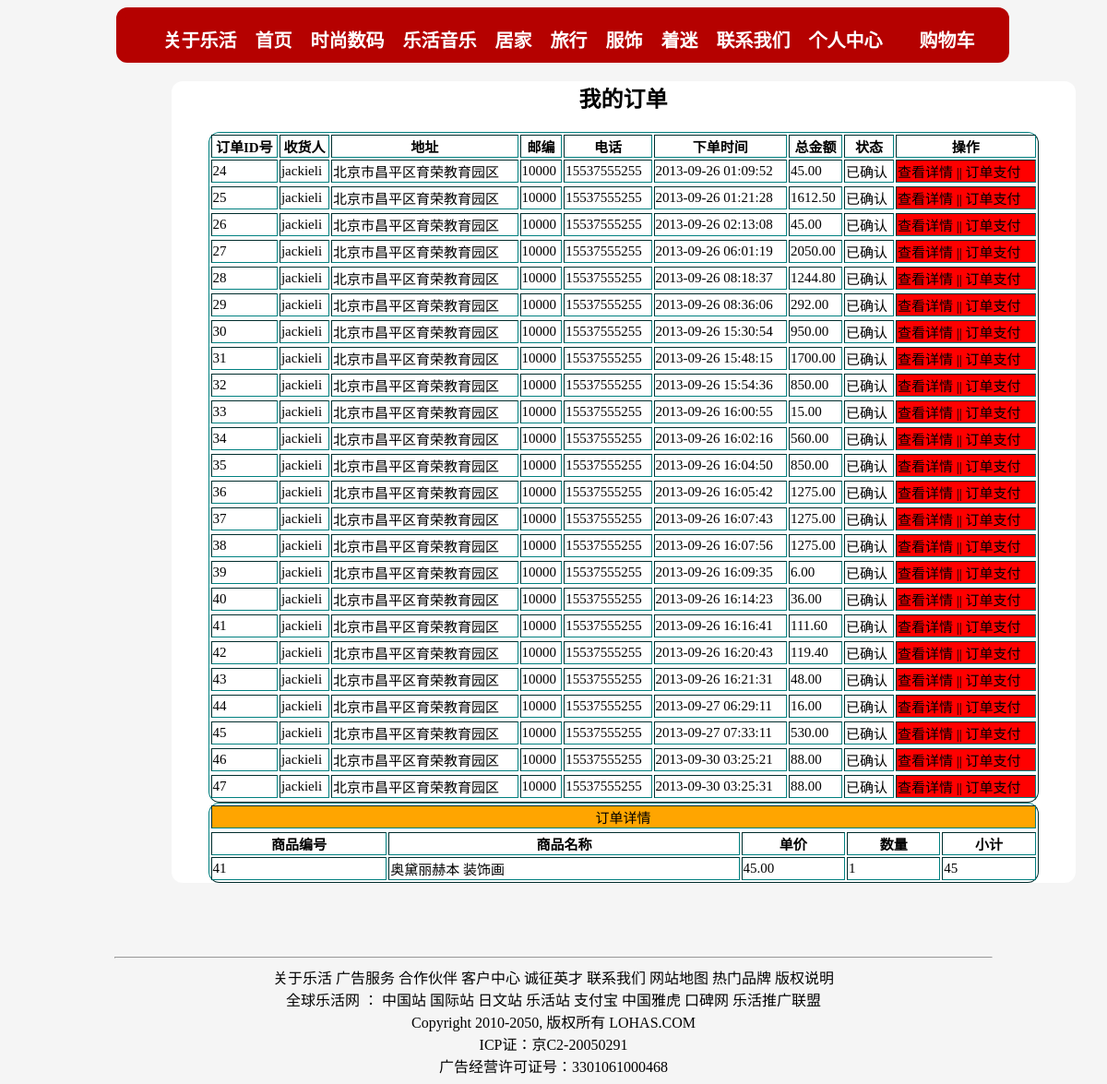
The app's page /home/showordercenter.php?p=24 (signed in) with its own data.
### tables this page shows
CREATE TABLE `orders` (
  `id` int(11) NOT NULL auto_increment,
  `uid` int(11) default NULL,
  `linkman` varchar(32) default NULL,
  `address` varchar(255) default NULL,
  `code` char(6) default NULL,
  `phone` varchar(16) default NULL,
  `addtime` int(11) default NULL,
  `total` double(8,2) default NULL,
  `status` tinyint(4) default NULL,
  PRIMARY KEY  (`id`)
);

CREATE TABLE `detail` (
  `id` int(11) NOT NULL auto_increment,
  `orderid` int(11) default NULL,
  `goodsid` int(11) default NULL,
  `name` varchar(32) default NULL,
  `price` double(6,2) default NULL,
  `num` int(11) default NULL,
  PRIMARY KEY  (`id`)
);

### home/showordercenter.php (the view, shortened to what this page needs)
<html>
	<head>
	</head>
	<body bgcolor='whitesmoke'>
		<div style="width:80%;height:40px;background-color:#B50100;border:10px solid #b50100;margin-left:10%;border-radius:12px 12px 12px 12px;">
			<ul>
				<li style='float:left;'><a href=""><span style='font-size:20px;font-weight:bolder;line-height:20px;color:white;'>关于乐活</span></a></li>
				<li style='float:left;margin-left:20px;'><a href="index.php"><span style='font-size:20px;font-weight:bolder;line-height:20px;color:white;'>首页</span></a></li>
				<li style='float:left;margin-left:20px;'><a href=""><span style='font-size:20px;font-weight:bolder;line-height:20px;color:white;'>时尚数码</span></a></li>
				<li style='float:left;margin-left:20px;'><a href=""><span style='font-size:20px;font-weight:bolder;line-height:20px;color:white;'>乐活音乐</span></a></li>
				<li style='float:left;margin-left:20px;'><a href=""><span style='font-size:20px;font-weight:bolder;line-height:20px;color:white;'>居家</span></a></li>
				<li style='float:left;margin-left:20px;'><a href="lvlist.php"><span style='font-size:20px;font-weight:bolder;line-height:20px;color:white;'>旅行</span></a></li>
				<li style='float:left;margin-left:20px;'><a href=""><span style='font-size:20px;font-weight:bolder;line-height:20px;color:white;'>服饰</span></a></li>
				<li style='float:left;margin-left:20px;'><a href="list.php"><span style='font-size:20px;font-weight:bolder;line-height:20px;color:white;'>着迷</span></a></li>
				<li style='float:left;margin-left:20px;'><a href=""><span style='font-size:20px;font-weight:bolder;line-height:20px;color:white;'>联系我们</span></a></li><a name='top'>
				<li style='float:left;margin-left:20px;'><a href="selfcenter.php" target="_blank"><span style='font-size:20px;font-weight:bolder;line-height:20px;color:white;'>个人中心</span></a></li><a name='top'>
				<li style='float:left;margin-left:40px;'><a href="showCart.php"><span style='font-size:20px;font-weight:bolder;line-height:20px;color:white;'>购物车</span></a></li><a name='top'>
			</ul>
		</div>
		<div class='content'>
		<center>
		<h2><font face='隶书' >我的订单</font></h2>
		<table width='900' border='1'>
			<tr>
				<th>订单ID号</th>
				<th>收货人</th>
				<th>地址</th>
				<th>邮编</th>
				<th>电话</th>
				<th>下单时间</th>
				<th>总金额</th>
				<th>状态</th>
				<th>操作</th>
			</tr>
				<?php
					$link=@mysql_connect(HOST,USER,PASS) or die("数据库连接失败！原因是：".mysql_error());
					$sql="select * from orders where uid={$_SESSION['adminuser']['id']}";
					$result=mysql_query($sql,$link);
					if($result&&mysql_num_rows($result)>0){
						while($row=mysql_fetch_assoc($result)){
						echo "<tr>";
						echo "<td>{$row['id']}</td>";
						echo "<td>{$row['linkman']}</td>";
						echo "<td>{$row['address']}</td>";
						echo "<td>{$row['code']}</td>";
						echo "<td>{$row['phone']}</td>";
						echo "<td>".date('Y-m-d H:i:s',$row['addtime'])."</td>";
						echo "<td>{$row['total']}</td>";
						echo "<td>已确认</td>";
						echo "<td style='background-color:red'>
						<a href='showorder.php?p={$row['id']}'>查看详情</a> || <a href='zhifu.php?p={$row['id']}'>订单支付</a></td>";
						echo "<tr>";
						}
					}
				?>
		</table>
			<table width='900' border='1'>
			 <tr><td colspan='5' style='background-color:orange;' align='center'>订单详情</td><tr>
			<tr>
				<th>商品编号</th>
				<th>商品名称</th>
				<th>单价</th>
				<th>数量</th>
				<th>小计</th>
			</tr>
				<?php
					$k=$_GET['p'];
					$sql="select * from detail where orderid={$k} ";
					$result=mysql_query($sql,$link);
					if($result&&mysql_num_rows($result)>0){
					while($row=mysql_fetch_assoc($result)){
					echo "<tr>";
					echo "<td>{$row['goodsid']}</td>";
					echo "<td>{$row['name']}</td>";
					echo "<td>{$row['price']}</td>";
					echo "<td>{$row['num']}</td>";
					echo "<td>".($row['price']*$row['num'])."</td>";
					echo "</tr>";
					}}
				?>
			</table>
		</center>
		</div>
		<br><br><br><br>
		<div class="bottom" style=''>
			<hr width="950">
			<div class="fontcolor_blue" align="center">
			<a href="#">关于乐活 广告服务</a>
			<a href="#">合作伙伴</a>
			<a href="#">客户中心</a>
			<a href="#">诚征英才</a>
			<a href="#">联系我们</a>
			<a href="#">网站地图</a>
			<a href="#">热门品牌 版权说明</a>
			</div>
			<div align="center">
			全球乐活网 ：
			<a href="#">中国站</a>
			<a href="#">国际站 日文站 乐活站 支付宝 中国雅虎 口碑网  乐活推广联盟 </a>
			</div>
			<div align="center">Copyright 2010-2050, 版权所有 LOHAS.COM</div>
			<div class="fontcolor_blue" align="center">ICP证：京C2-20050291</div>
			<div align="center">广告经营许可证号：3301061000468</div>
		</div>
	</body>
</html>

### home/showordercenter.php (style rules this page uses)
body { z-index:0; }
a { text-decoration:none;color:black; }
table { border-color:teal;font-family:'微软雅黑';font-weight:1px; font-size:15px;color:black;border-radius:12px 12px 12px 12px;z-index:2; }
tr { background-color:;margin:20px; }
li { list-style:none; }
.content { width:980px;height:auto;background-color:white;margin-left:15%;border-radius:12px 12px 12px 12px;z-index:2 }

### records on screen
orders: id "24", linkman "jackieli", address "北京市昌平区育荣教育园区", code "10000", phone "15537555255", addtime "2013-09-26 01:09:52", total "45.00"
orders: id "25", linkman "jackieli", address "北京市昌平区育荣教育园区", code "10000", phone "15537555255", addtime "2013-09-26 01:21:28", total "1612.50"
orders: id "26", linkman "jackieli", address "北京市昌平区育荣教育园区", code "10000", phone "15537555255", addtime "2013-09-26 02:13:08", total "45.00"
orders: id "27", linkman "jackieli", address "北京市昌平区育荣教育园区", code "10000", phone "15537555255", addtime "2013-09-26 06:01:19", total "2050.00"
orders: id "28", linkman "jackieli", address "北京市昌平区育荣教育园区", code "10000", phone "15537555255", addtime "2013-09-26 08:18:37", total "1244.80"
orders: id "29", linkman "jackieli", address "北京市昌平区育荣教育园区", code "10000", phone "15537555255", addtime "2013-09-26 08:36:06", total "292.00"
orders: id "30", linkman "jackieli", address "北京市昌平区育荣教育园区", code "10000", phone "15537555255", addtime "2013-09-26 15:30:54", total "950.00"
orders: id "31", linkman "jackieli", address "北京市昌平区育荣教育园区", code "10000", phone "15537555255", addtime "2013-09-26 15:48:15", total "1700.00"
orders: id "32", linkman "jackieli", address "北京市昌平区育荣教育园区", code "10000", phone "15537555255", addtime "2013-09-26 15:54:36", total "850.00"
orders: id "33", linkman "jackieli", address "北京市昌平区育荣教育园区", code "10000", phone "15537555255", addtime "2013-09-26 16:00:55", total "15.00"
orders: id "34", linkman "jackieli", address "北京市昌平区育荣教育园区", code "10000", phone "15537555255", addtime "2013-09-26 16:02:16", total "560.00"
orders: id "35", linkman "jackieli", address "北京市昌平区育荣教育园区", code "10000", phone "15537555255", addtime "2013-09-26 16:04:50", total "850.00"
orders: id "36", linkman "jackieli", address "北京市昌平区育荣教育园区", code "10000", phone "15537555255", addtime "2013-09-26 16:05:42", total "1275.00"
orders: id "37", linkman "jackieli", address "北京市昌平区育荣教育园区", code "10000", phone "15537555255", addtime "2013-09-26 16:07:43", total "1275.00"
orders: id "38", linkman "jackieli", address "北京市昌平区育荣教育园区", code "10000", phone "15537555255", addtime "2013-09-26 16:07:56", total "1275.00"
orders: id "39", linkman "jackieli", address "北京市昌平区育荣教育园区", code "10000", phone "15537555255", addtime "2013-09-26 16:09:35", total "6.00"
orders: id "40", linkman "jackieli", address "北京市昌平区育荣教育园区", code "10000", phone "15537555255", addtime "2013-09-26 16:14:23", total "36.00"
orders: id "41", linkman "jackieli", address "北京市昌平区育荣教育园区", code "10000", phone "15537555255", addtime "2013-09-26 16:16:41", total "111.60"
orders: id "42", linkman "jackieli", address "北京市昌平区育荣教育园区", code "10000", phone "15537555255", addtime "2013-09-26 16:20:43", total "119.40"
orders: id "43", linkman "jackieli", address "北京市昌平区育荣教育园区", code "10000", phone "15537555255", addtime "2013-09-26 16:21:31", total "48.00"
orders: id "44", linkman "jackieli", address "北京市昌平区育荣教育园区", code "10000", phone "15537555255", addtime "2013-09-27 06:29:11", total "16.00"
orders: id "45", linkman "jackieli", address "北京市昌平区育荣教育园区", code "10000", phone "15537555255", addtime "2013-09-27 07:33:11", total "530.00"
orders: id "46", linkman "jackieli", address "北京市昌平区育荣教育园区", code "10000", phone "15537555255", addtime "2013-09-30 03:25:21", total "88.00"
orders: id "47", linkman "jackieli", address "北京市昌平区育荣教育园区", code "10000", phone "15537555255", addtime "2013-09-30 03:25:31", total "88.00"
detail: goodsid "41", name "奥黛丽赫本 装饰画", price "45.00", num "1", $row['price']*$row['num'] "45"
